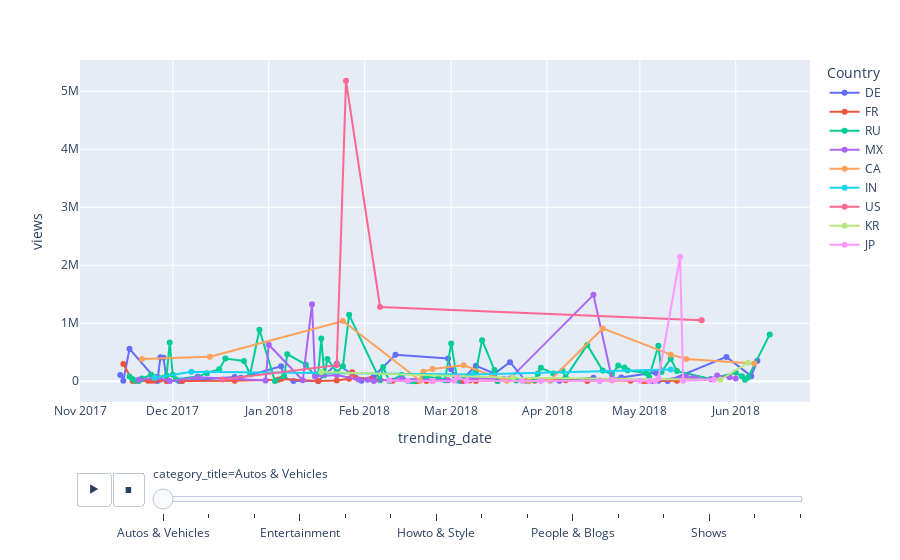

Notebook code cell kept with this figure:
### Code cell
px.line(views_date,x = views_date.index ,y = views_date.views,
           animation_frame='category_title',color='Country',markers = True)

### Figure 1 — Plotly figure (JSON) as saved in the notebook; plotly's stock layout.template omitted (floating-point values rounded to 4 significant figures)
{"data": [{"hovertemplate": "Country=DE<br>category_title=Autos & Vehicles<br>trending_date=%{x}<br>views=%{y}<extra></extra>", "legendgroup": "DE", "line": {"color": "#636efa", "dash": "solid"}, "marker": {"symbol": "circle"}, "mode": "markers+lines", "name": "DE", "orientation": "v", "showlegend": true, "type": "scatter", "x": ["2017-11-14T00:00:00", "2017-11-15T00:00:00", "2017-11-17T00:00:00", "2017-11-26T00:00:00", "2017-11-27T00:00:00", "2017-11-28T00:00:00", "2017-11-29T00:00:00", "2017-12-03T00:00:00", "2017-12-04T00:00:00", "2017-12-21T00:00:00", "2017-12-23T00:00:00", "2018-01-05T00:00:00", "2018-01-06T00:00:00", "2018-01-09T00:00:00", "2018-01-17T00:00:00", "2018-01-23T00:00:00", "2018-01-31T00:00:00", "2018-02-04T00:00:00", "2018-02-11T00:00:00", "2018-02-28T00:00:00", "2018-03-01T00:00:00", "2018-03-02T00:00:00", "2018-03-04T00:00:00", "2018-03-09T00:00:00", "2018-03-15T00:00:00", "2018-03-20T00:00:00", "2018-03-25T00:00:00", "2018-04-02T00:00:00", "2018-04-05T00:00:00", "2018-04-16T00:00:00", "2018-04-18T00:00:00", "2018-04-25T00:00:00", "2018-05-06T00:00:00", "2018-05-07T00:00:00", "2018-05-10T00:00:00", "2018-05-29T00:00:00", "2018-06-06T00:00:00", "2018-06-08T00:00:00"], "xaxis": "x", "y": [108622, 10106, 559228, 3453, 414785, 403978, 10192, 3446, 5124, 74564, 61601, 258300.0, 65208, 4277, 3776, 302392, 7943, 84356, 456792, 393862, 207322, 103142, 1901, 266100.0, 131607, 327549, 11535, 14183, 6371, 58161, 6996, 64666, 151432, 7277, 3527, 419566, 87876, 353396], "yaxis": "y"}, {"hovertemplate": "Country=FR<br>category_title=Autos & Vehicles<br>trending_date=%{x}<br>views=%{y}<extra></extra>", "legendgroup": "FR", "line": {"color": "#EF553B", "dash": "solid"}, "marker": {"symbol": "circle"}, "mode": "markers+lines", "name": "FR", "orientation": "v", "showlegend": true, "type": "scatter", "x": ["2017-11-15T00:00:00", "2017-11-18T00:00:00", "2017-11-19T00:00:00", "2017-11-23T00:00:00", "2017-11-24T00:00:00", "2017-11-25T00:00:00", "2017-11-27T00:00:00", "2017-11-29T00:00:00", "2017-12-04T00:00:00", "2017-12-21T00:00:00", "2018-01-04T00:00:00", "2018-01-05T00:00:00", "2018-01-17T00:00:00", "2018-01-23T00:00:00", "2018-01-27T00:00:00", "2018-01-28T00:00:00", "2018-01-29T00:00:00", "2018-02-03T00:00:00", "2018-02-06T00:00:00", "2018-02-10T00:00:00", "2018-02-18T00:00:00", "2018-02-21T00:00:00", "2018-02-23T00:00:00", "2018-03-05T00:00:00", "2018-03-07T00:00:00", "2018-03-09T00:00:00", "2018-03-16T00:00:00", "2018-03-28T00:00:00", "2018-04-07T00:00:00", "2018-04-14T00:00:00", "2018-04-22T00:00:00", "2018-04-28T00:00:00", "2018-05-02T00:00:00", "2018-05-03T00:00:00", "2018-05-13T00:00:00"], "xaxis": "x", "y": [295483, 4208, 3465, 7553, 9398, 8180, 27728, 4736, 4656, 6477, 26526, 37196, 4565, 13451, 41760.0, 154806, 62302, 39071, 26190.0, 6830, 3628, 4401, 2766, 3692, 10903, 3352, 4460, 6414, 15077, 2300, 15189, 6371, 2843, 2911, 7570], "yaxis": "y"}, {"hovertemplate": "Country=RU<br>category_title=Autos & Vehicles<br>trending_date=%{x}<br>views=%{y}<extra></extra>", "legendgroup": "RU", "line": {"color": "#00cc96", "dash": "solid"}, "marker": {"symbol": "circle"}, "mode": "markers+lines", "name": "RU", "orientation": "v", "showlegend": true, "type": "scatter", "x": ["2017-11-17T00:00:00", "2017-11-18T00:00:00", "2017-11-19T00:00:00", "2017-11-20T00:00:00", "2017-11-21T00:00:00", "2017-11-24T00:00:00", "2017-11-25T00:00:00", "2017-11-26T00:00:00", "2017-11-29T00:00:00", "2017-11-30T00:00:00", "2017-12-01T00:00:00", "2017-12-02T00:00:00", "2017-12-09T00:00:00", "2017-12-12T00:00:00", "2017-12-16T00:00:00", "2017-12-18T00:00:00", "2017-12-24T00:00:00", "2017-12-26T00:00:00", "2017-12-29T00:00:00", "2018-01-03T00:00:00", "2018-01-06T00:00:00", "2018-01-07T00:00:00", "2018-01-13T00:00:00", "2018-01-16T00:00:00", "2018-01-17T00:00:00", "2018-01-18T00:00:00", "2018-01-19T00:00:00", "2018-01-20T00:00:00", "2018-01-23T00:00:00", "2018-01-25T00:00:00", "2018-01-27T00:00:00", "2018-02-06T00:00:00", "2018-02-07T00:00:00", "2018-02-09T00:00:00", "2018-02-13T00:00:00", "2018-02-15T00:00:00", "2018-02-16T00:00:00", "2018-02-17T00:00:00", "2018-02-20T00:00:00", "2018-02-21T00:00:00", "2018-02-25T00:00:00", "2018-02-27T00:00:00", "2018-03-01T00:00:00", "2018-03-03T00:00:00", "2018-03-09T00:00:00", "2018-03-11T00:00:00", "2018-03-15T00:00:00", "2018-03-16T00:00:00", "2018-03-21T00:00:00", "2018-03-22T00:00:00", "2018-03-26T00:00:00", "2018-03-28T00:00:00", "2018-03-29T00:00:00", "2018-03-30T00:00:00", "2018-04-03T00:00:00", "2018-04-06T00:00:00", "2018-04-07T00:00:00", "2018-04-14T00:00:00", "2018-04-19T00:00:00", "2018-04-22T00:00:00", "2018-04-24T00:00:00", "2018-04-26T00:00:00", "2018-04-27T00:00:00", "2018-05-03T00:00:00", "2018-05-04T00:00:00", "2018-05-07T00:00:00", "2018-05-08T00:00:00", "2018-05-11T00:00:00", "2018-05-13T00:00:00", "2018-05-24T00:00:00", "2018-06-01T00:00:00", "2018-06-03T00:00:00", "2018-06-04T00:00:00", "2018-06-05T00:00:00", "2018-06-12T00:00:00"], "xaxis": "x", "y": [80317, 36228, 6459, 3294, 46315, 112590, 69623, 75123, 100564, 669537, 111973, 33400, 79998, 139515, 207526, 392300.0, 348554, 119808, 888000.0, 2583, 88813, 466286, 285774, 90504, 124408, 735591, 103363, 383851, 156081, 259842, 1144163, 17127, 245000.0, 1692, 105681, 3149, 3919, 1674, 69696, 78146, 58010.0, 16843, 651741, 12301, 173611, 708380, 193523, 4708, 60140.0, 14543, 1251, 21061, 127889, 231299, 135307, 181986, 70610.0, 625439, 183653, 122900.0, 270061, 237414, 187537, 140993, 72268, 611987, 160786, 388496, 174412, 36935, 148646, 83979, 25261, 66062, 807100.0], "yaxis": "y"}, {"hovertemplate": "Country=MX<br>category_title=Autos & Vehicles<br>trending_date=%{x}<br>views=%{y}<extra></extra>", "legendgroup": "MX", "line": {"color": "#ab63fa", "dash": "solid"}, "marker": {"symbol": "circle"}, "mode": "markers+lines", "name": "MX", "orientation": "v", "showlegend": true, "type": "scatter", "x": ["2017-11-20T00:00:00", "2017-11-26T00:00:00", "2017-11-30T00:00:00", "2017-12-09T00:00:00", "2017-12-31T00:00:00", "2018-01-01T00:00:00", "2018-01-12T00:00:00", "2018-01-15T00:00:00", "2018-01-16T00:00:00", "2018-01-23T00:00:00", "2018-01-30T00:00:00", "2018-02-02T00:00:00", "2018-02-04T00:00:00", "2018-02-13T00:00:00", "2018-02-28T00:00:00", "2018-03-08T00:00:00", "2018-03-18T00:00:00", "2018-03-20T00:00:00", "2018-04-16T00:00:00", "2018-04-22T00:00:00", "2018-05-05T00:00:00", "2018-05-16T00:00:00", "2018-05-18T00:00:00", "2018-05-19T00:00:00", "2018-05-24T00:00:00", "2018-05-26T00:00:00", "2018-05-30T00:00:00", "2018-06-01T00:00:00"], "xaxis": "x", "y": [26062, 63599, 1813, 68567, 11751, 628886, 16140, 1325236, 82253, 107135, 29379, 26082, 5471, 36242, 14669, 54750.0, 41669, 44825, 1488925, 42799, 5052, 75966, 55608, 53196, 31858, 98437, 68830, 46754], "yaxis": "y"}, {"hovertemplate": "Country=CA<br>category_title=Autos & Vehicles<br>trending_date=%{x}<br>views=%{y}<extra></extra>", "legendgroup": "CA", "line": {"color": "#FFA15A", "dash": "solid"}, "marker": {"symbol": "circle"}, "mode": "markers+lines", "name": "CA", "orientation": "v", "showlegend": true, "type": "scatter", "x": ["2017-11-21T00:00:00", "2017-12-13T00:00:00", "2018-01-25T00:00:00", "2018-02-19T00:00:00", "2018-02-20T00:00:00", "2018-02-23T00:00:00", "2018-03-05T00:00:00", "2018-03-19T00:00:00", "2018-03-26T00:00:00", "2018-04-02T00:00:00", "2018-04-19T00:00:00", "2018-05-11T00:00:00", "2018-05-16T00:00:00", "2018-06-07T00:00:00"], "xaxis": "x", "y": [382916, 421349, 1038736, 9309, 165012, 212559, 274947, 9286, 3802, 16994, 910419, 458011, 381961, 305267], "yaxis": "y"}, {"hovertemplate": "Country=IN<br>category_title=Autos & Vehicles<br>trending_date=%{x}<br>views=%{y}<extra></extra>", "legendgroup": "IN", "line": {"color": "#19d3f3", "dash": "solid"}, "marker": {"symbol": "circle"}, "mode": "markers+lines", "name": "IN", "orientation": "v", "showlegend": true, "type": "scatter", "x": ["2017-11-25T00:00:00", "2017-12-07T00:00:00", "2018-03-08T00:00:00", "2018-05-11T00:00:00"], "xaxis": "x", "y": [54735, 165018, 117642, 201790], "yaxis": "y"}, {"hovertemplate": "Country=US<br>category_title=Autos & Vehicles<br>trending_date=%{x}<br>views=%{y}<extra></extra>", "legendgroup": "US", "line": {"color": "#FF6692", "dash": "solid"}, "marker": {"symbol": "circle"}, "mode": "markers+lines", "name": "US", "orientation": "v", "showlegend": true, "type": "scatter", "x": ["2017-12-17T00:00:00", "2018-01-23T00:00:00", "2018-01-26T00:00:00", "2018-02-06T00:00:00", "2018-05-21T00:00:00"], "xaxis": "x", "y": [28308, 277651, 5179255, 1279582, 1052662], "yaxis": "y"}, {"hovertemplate": "Country=KR<br>category_title=Autos & Vehicles<br>trending_date=%{x}<br>views=%{y}<extra></extra>", "legendgroup": "KR", "line": {"color": "#B6E880", "dash": "solid"}, "marker": {"symbol": "circle"}, "mode": "markers+lines", "name": "KR", "orientation": "v", "showlegend": true, "type": "scatter", "x": ["2018-01-18T00:00:00", "2018-03-21T00:00:00", "2018-05-27T00:00:00", "2018-06-05T00:00:00"], "xaxis": "x", "y": [160096, 61737, 24589, 318309], "yaxis": "y"}, {"hovertemplate": "Country=JP<br>category_title=Autos & Vehicles<br>trending_date=%{x}<br>views=%{y}<extra></extra>", "legendgroup": "JP", "line": {"color": "#FF97FF", "dash": "solid"}, "marker": {"symbol": "circle"}, "mode": "markers+lines", "name": "JP", "orientation": "v", "showlegend": true, "type": "scatter", "x": ["2018-02-09T00:00:00", "2018-02-15T00:00:00", "2018-02-23T00:00:00", "2018-03-02T00:00:00", "2018-03-03T00:00:00", "2018-03-06T00:00:00", "2018-03-24T00:00:00", "2018-03-30T00:00:00", "2018-04-18T00:00:00", "2018-04-22T00:00:00", "2018-05-01T00:00:00", "2018-05-04T00:00:00", "2018-05-06T00:00:00", "2018-05-07T00:00:00", "2018-05-14T00:00:00", "2018-05-15T00:00:00", "2018-05-25T00:00:00"], "xaxis": "x", "y": [13886, 6684, 3957, 7429, 66434, 5706, 4496, 5360, 7447, 21896, 8737, 4898, 5450, 53208, 2142196, 7900, 24542], "yaxis": "y"}], "layout": {"legend": {"title": {"text": "Country"}, "tracegroupgap": 0}, "margin": {"t": 60}, "sliders": [{"active": 0, "currentvalue": {"prefix": "category_title="}, "len": 0.9, "pad": {"b": 10, "t": 60}, "steps": [{"args": [["Autos & Vehicles"], {"frame": {"duration": 0, "redraw": false}, "fromcurrent": true, "mode": "immediate", "transition": {"duration": 0, "easing": "linear"}}], "label": "Autos & Vehicles", "method": "animate"}, {"args": [["Comedy"], {"frame": {"duration": 0, "redraw": false}, "fromcurrent": true, "mode": "immediate", "transition": {"duration": 0, "easing": "linear"}}], "label": "Comedy", "method": "animate"}, {"args": [["Education"], {"frame": {"duration": 0, "redraw": false}, "fromcurrent": true, "mode": "immediate", "transition": {"duration": 0, "easing": "linear"}}], "label": "Education", "method": "animate"}, {"args": [["Entertainment"], {"frame": {"duration": 0, "redraw": false}, "fromcurrent": true, "mode": "immediate", "transition": {"duration": 0, "easing": "linear"}}], "label": "Entertainment", "method": "animate"}, {"args": [["Film & Animation"], {"frame": {"duration": 0, "redraw": false}, "fromcurrent": true, "mode": "immediate", "transition": {"duration": 0, "easing": "linear"}}], "label": "Film & Animation", "method": "animate"}, {"args": [["Gaming"], {"frame": {"duration": 0, "redraw": false}, "fromcurrent": true, "mode": "immediate", "transition": {"duration": 0, "easing": "linear"}}], "label": "Gaming", "method": "animate"}, {"args": [["Howto & Style"], {"frame": {"duration": 0, "redraw": false}, "fromcurrent": true, "mode": "immediate", "transition": {"duration": 0, "easing": "linear"}}], "label": "Howto & Style", "method": "animate"}, {"args": [["Music"], {"frame": {"duration": 0, "redraw": false}, "fromcurrent": true, "mode": "immediate", "transition": {"duration": 0, "easing": "linear"}}], "label": "Music", "method": "animate"}, {"args": [["News & Politics"], {"frame": {"duration": 0, "redraw": false}, "fromcurrent": true, "mode": "immediate", "transition": {"duration": 0, "easing": "linear"}}], "label": "News & Politics", "method": "animate"}, {"args": [["People & Blogs"], {"frame": {"duration": 0, "redraw": false}, "fromcurrent": true, "mode": "immediate", "transition": {"duration": 0, "easing": "linear"}}], "label": "People & Blogs", "method": "animate"}, {"args": [["Pets & Animals"], {"frame": {"duration": 0, "redraw": false}, "fromcurrent": true, "mode": "immediate", "transition": {"duration": 0, "easing": "linear"}}], "label": "Pets & Animals", "method": "animate"}, {"args": [["Science & Technology"], {"frame": {"duration": 0, "redraw": false}, "fromcurrent": true, "mode": "immediate", "transition": {"duration": 0, "easing": "linear"}}], "label": "Science & Technology", "method": "animate"}, {"args": [["Shows"], {"frame": {"duration": 0, "redraw": false}, "fromcurrent": true, "mode": "immediate", "transition": {"duration": 0, "easing": "linear"}}], "label": "Shows", "method": "animate"}, {"args": [["Sports"], {"frame": {"duration": 0, "redraw": false}, "fromcurrent": true, "mode": "immediate", "transition": {"duration": 0, "easing": "linear"}}], "label": "Sports", "method": "animate"}, {"args": [["Travel & Events"], {"frame": {"duration": 0, "redraw": false}, "fromcurrent": true, "mode": "immediate", "transition": {"duration": 0, "easing": "linear"}}], "label": "Travel & Events", "method": "animate"}], "x": 0.1, "xanchor": "left", "y": 0, "yanchor": "top"}], "updatemenus": [{"buttons": [{"args": [null, {"frame": {"duration": 500, "redraw": false}, "fromcurrent": true, "mode": "immediate", "transition": {"duration": 500, "easing": "linear"}}], "label": "&#9654;", "method": "animate"}, {"args": [[null], {"frame": {"duration": 0, "redraw": false}, "fromcurrent": true, "mode": "immediate", "transition": {"duration": 0, "easing": "linear"}}], "label": "&#9724;", "method": "animate"}], "direction": "left", "pad": {"r": 10, "t": 70}, "showactive": false, "type": "buttons", "x": 0.1, "xanchor": "right", "y": 0, "yanchor": "top"}], "xaxis": {"anchor": "y", "domain": [0, 1], "title": {"text": "trending_date"}}, "yaxis": {"anchor": "x", "domain": [0, 1], "title": {"text": "views"}}}}
